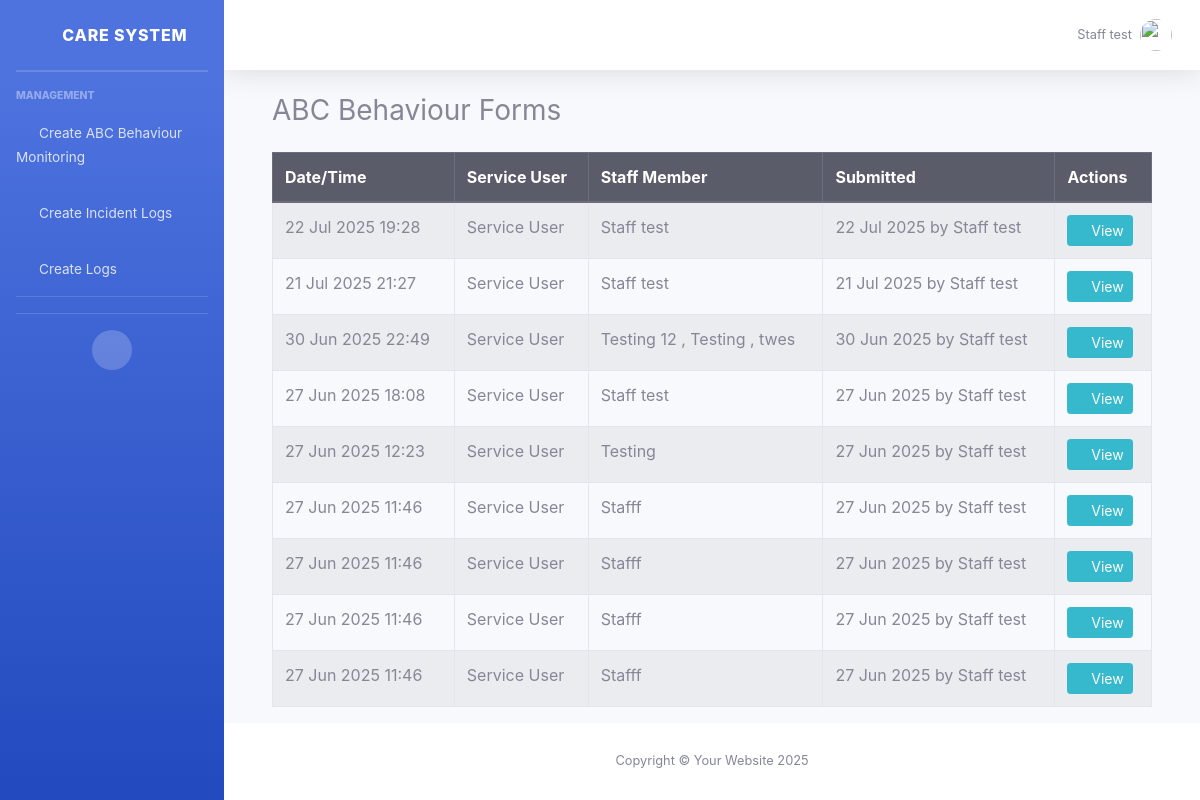
Screenshot of /abc/ (signed in) with the database file from the repository.
### core/models.py (models this page shows, shortened)
class CustomUser(AbstractBaseUser, PermissionsMixin):
    STAFF = 'staff'
    TEAM_LEAD = 'team_lead'
    Manager = 'manager'
    ROLE_CHOICES = [
        (Manager, 'Manager'),
        (STAFF, 'Staff'),
        (TEAM_LEAD, 'Team Lead'),
    ]
    image = models.ImageField(upload_to='staff/', blank=True, null=True)
    phone = models.CharField(max_length=20, blank=True, null=True)
    address = models.TextField(blank=True, null=True)
    additional_info = models.TextField(blank=True, null=True)
    role = models.CharField(max_length=20, choices=ROLE_CHOICES, default=STAFF)
    carehome = models.ForeignKey('CareHome', on_delete=models.SET_NULL, null=True, blank=True)
    last_active = models.DateTimeField(null=True, blank=True)
    email = models.EmailField(unique=True)
    first_name = models.CharField(max_length=30, blank=True)
    last_name = models.CharField(max_length=150, blank=True)
    is_staff = models.BooleanField(default=False)
    is_active = models.BooleanField(default=True)
    date_joined = models.DateTimeField(default=timezone.now)
    USERNAME_FIELD = 'email'
    REQUIRED_FIELDS = ['first_name', 'last_name']
    objects = CustomUserManager()
    def get_full_name(self):
        full_name = f"{self.first_name} {self.last_name}".strip()
        return full_name if full_name else self.email
    class Meta:
        verbose_name = 'User'
        verbose_name_plural = 'Users'

class ABCForm(models.Model):
    TARGET_BEHAVIOUR_CHOICES = [
        ('physical_aggression', 'Physical aggressive behaviour towards other people'),
        ('property_destruction', 'Property destruction e.g., ripping clothes'),
        ('self_injury', 'Self-injurious behaviours e.g., hitting the wall'),
        ('verbal_aggression', 'Verbal aggression'),
        ('other', 'Other / stereotyped behaviours e.g., screaming'),
    ]
    created_by = models.ForeignKey(
        settings.AUTH_USER_MODEL,
        on_delete=models.SET_NULL,
        null=True,
        blank=True,
        related_name='created_abc_forms',
        verbose_name="Form Creator"
    )
    staff = models.CharField(
        max_length=100,
        null=True,  # Keep this temporarily
        blank=False  # But don't allow blank in forms
    )
    service_user = models.ForeignKey(
        ServiceUser,
        on_delete=models.CASCADE,
        verbose_name="Service User",
        related_name='abc_forms'
    )
    date_of_birth = models.DateField()
    date_time = models.DateTimeField(verbose_name="DATE/TIME Behavior started", default=timezone.now)
    target_behaviours = models.JSONField(
        default=list,
        help_text="List of selected target behaviours"
    )
    setting = models.TextField(blank=True)
    antecedent = models.TextField(blank=True)
    behaviour = models.TextField(blank=True)
    consequences = models.TextField(blank=True)
    reflection = models.TextField(blank=True)
    updated_by = models.ForeignKey(
        settings.AUTH_USER_MODEL,
        on_delete=models.SET_NULL,
        null=True,
        blank=True,
        related_name='updated_abc_forms',
        verbose_name="Last Updated By"
    )
    pdf_file = models.FileField(upload_to='abc_pdfs/', null=True, blank=True)
    created_at = models.DateTimeField(auto_now_add=True)
    updated_at = models.DateTimeField(auto_now=True)

class ServiceUser(models.Model):
    carehome = models.ForeignKey(CareHome, on_delete=models.CASCADE,related_name='service_users')
    image = models.ImageField(upload_to='service_users/', blank=True, null=True)
    first_name = models.CharField(max_length=100)
    last_name = models.CharField(max_length=100)
    phone = models.CharField(
        max_length=20,
        validators=[
            RegexValidator(
                regex=r'^(\+44\s?7\d{3}|\(?07\d{3}\)?)\s?\d{3}\s?\d{3}$',
                message='Enter a valid UK phone number'
            )
        ]
    )
    email = models.EmailField(blank=True, null=True)
    emergency_contact = models.CharField(max_length=20)
    address = models.TextField()
    notes = models.TextField(blank=True, null=True)
    created_at = models.DateTimeField(auto_now_add=True)
    def __str__(self):
        return f"{self.first_name} {self.last_name}"

### core/views.py (the view)
# urls.py: path('abc/', views.abc_form_list, name='abc_form_list'),
@login_required
def abc_form_list(request):
    if request.user.is_superuser:
        forms = ABCForm.objects.all().order_by('-date_time')
    elif request.user.groups.filter(name='Supervisors').exists():
        forms = ABCForm.objects.filter(
            Q(service_user__in=request.user.managed_clients.all()) |
            Q(created_by=request.user)
        ).order_by('-date_time')
    else:  # Regular care staff
        forms = ABCForm.objects.filter(
            created_by=request.user
        ).order_by('-date_time')
    forms = forms.select_related('service_user', 'created_by')
    return render(request, 'forms/abc_form_list.html', {
        'forms': forms,
        'can_edit': lambda form: (
                request.user.is_superuser or
                request.user.groups.filter(name='Supervisors').exists()
        )
    })

### core/core/templates/forms/abc_form_list.html (shortened to what this page needs)
{% extends "core/base.html" %}
{% load static %}
{% block content %}
<div class="container">
    <h1 class="h3 mb-4">ABC Behaviour Forms</h1>
    <table class="table table-bordered table-striped">
        <thead class="thead-dark">
        <tr>
            <th>Date/Time</th>
            <th>Service User</th>
            <th>Staff Member</th>
            <th>Submitted</th>
            <th>Actions</th>
        </tr>
        </thead>
        <tbody>
        {% for form in forms %}
        <tr>
            <td>{{ form.date_time|date:"d M Y H:i" }}</td>
            <td>{{ form.service_user }}</td>
            <td>{{ form.staff }}</td>
            <td>{{ form.created_at|date:"d M Y" }} by {{ form.created_by.get_full_name }}</td>
            <td>
                <div class="btn-group btn-group-sm">
                    <a href="{% url 'view_abc_form' form.id %}" class="btn btn-info">
                        <i class="fas fa-eye"></i> View
                    </a>
                </div>
            </td>
        </tr>
        {% empty %}
        <tr>
            <td colspan="5" class="text-center">No ABC forms found</td>
        </tr>
        {% endfor %}
        </tbody>
    </table>
</div>
{% endblock %}

### core/core/templates/core/topbar.html (shortened to what this page needs)
{% load static %}
<nav class="navbar navbar-expand navbar-light bg-white topbar mb-4 static-top shadow">
    <ul class="navbar-nav ml-auto">
        <li class="nav-item dropdown no-arrow">
            <a class="nav-link dropdown-toggle" href="#" id="userDropdown" role="button"
                data-toggle="dropdown" aria-haspopup="true" aria-expanded="false">
                <span class="mr-2 d-none d-lg-inline text-gray-600 small">
                    {{ request.user.get_full_name|default:request.user.email }}
                </span>
                {% if request.user.profile_picture %}
                <img class="img-profile rounded-circle" src="{{ request.user.profile_picture.url }}">
                {% else %}
                <img class="img-profile rounded-circle" src="{% static 'img/undraw_profile.svg' %}">
                {% endif %}
            </a>
        </li>
    </ul>
</nav>

### rows the page displays
CustomUser: user.get_full_name "Staff test"
ABCForm: date_time "22 Jul 2025 19:28", service_user "Service User", staff "Staff test", created_at "22 Jul 2025", created_by.get_full_name "Staff test"
ABCForm: date_time "21 Jul 2025 21:27", service_user "Service User", staff "Staff test", created_at "21 Jul 2025", created_by.get_full_name "Staff test"
ABCForm: date_time "30 Jun 2025 22:49", service_user "Service User", staff "Testing 12 , Testing , twes", created_at "30 Jun 2025", created_by.get_full_name "Staff test"
ABCForm: date_time "27 Jun 2025 18:08", service_user "Service User", staff "Staff test", created_at "27 Jun 2025", created_by.get_full_name "Staff test"
ABCForm: date_time "27 Jun 2025 12:23", service_user "Service User", staff "Testing", created_at "27 Jun 2025", created_by.get_full_name "Staff test"
ABCForm: date_time "27 Jun 2025 11:46", service_user "Service User", staff "Stafff", created_at "27 Jun 2025", created_by.get_full_name "Staff test"
ABCForm: date_time "27 Jun 2025 11:46", service_user "Service User", staff "Stafff", created_at "27 Jun 2025", created_by.get_full_name "Staff test"
ABCForm: date_time "27 Jun 2025 11:46", service_user "Service User", staff "Stafff", created_at "27 Jun 2025", created_by.get_full_name "Staff test"
ABCForm: date_time "27 Jun 2025 11:46", service_user "Service User", staff "Stafff", created_at "27 Jun 2025", created_by.get_full_name "Staff test"
